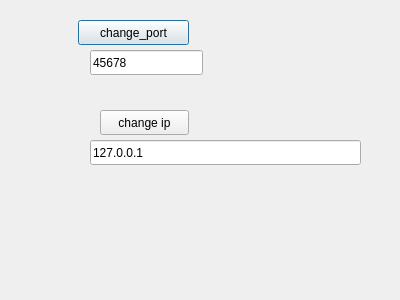
<?xml version="1.0" encoding="UTF-8"?>
<ui version="4.0">
 <class>host</class>
 <widget class="QDialog" name="host">
  <property name="geometry">
   <rect>
    <x>0</x>
    <y>0</y>
    <width>400</width>
    <height>300</height>
   </rect>
  </property>
  <property name="windowTitle">
   <string>Dialog</string>
  </property>
  <widget class="QPushButton" name="pushButton">
   <property name="geometry">
    <rect>
     <x>78</x>
     <y>20</y>
     <width>111</width>
     <height>25</height>
    </rect>
   </property>
   <property name="text">
    <string>change_port</string>
   </property>
  </widget>
  <widget class="QLineEdit" name="lineEdit">
   <property name="geometry">
    <rect>
     <x>90</x>
     <y>50</y>
     <width>113</width>
     <height>25</height>
    </rect>
   </property>
   <property name="text">
    <string>45678</string>
   </property>
  </widget>
  <widget class="QPushButton" name="pushButton_2">
   <property name="geometry">
    <rect>
     <x>100</x>
     <y>110</y>
     <width>89</width>
     <height>25</height>
    </rect>
   </property>
   <property name="text">
    <string>change ip</string>
   </property>
  </widget>
  <widget class="QLineEdit" name="lineEdit_2">
   <property name="geometry">
    <rect>
     <x>90</x>
     <y>140</y>
     <width>271</width>
     <height>25</height>
    </rect>
   </property>
   <property name="text">
    <string>127.0.0.1</string>
   </property>
  </widget>
 </widget>
 <resources/>
 <connections/>
</ui>
